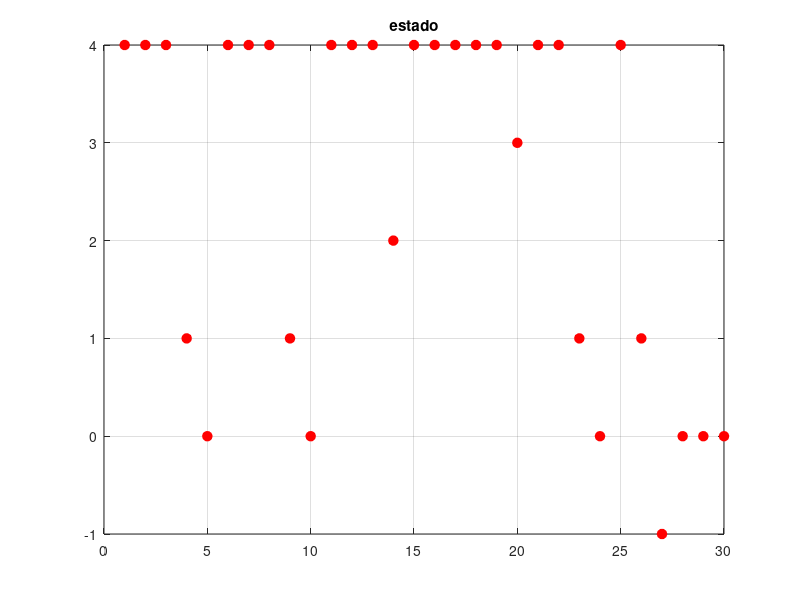

This figure's MATLAB source:
clc
clear all
close all

% parametros 1:velocidad 2:direccion 3:masa

param_cambios=[0, 0, 0];
param_finales=[0, 0, 0];

clic_izquierdo = 0;
clic_derecho = 0;

clic_izquierdo_ant = 0;
clic_derecho_ant = 0;

estado = 4;

cambiar_parametro = 0;
guardar_parametro = 0;

reiniciar_parametro = 0;
regresar_parametro = 0;

modificar_parametro = 0;

tipo_parametro = 1;

tiempo = 30;
estado_ = zeros(1, tiempo); 
estado_0 = zeros(1, tiempo);
estado_1 = zeros(1, tiempo);
estado_2 = zeros(1, tiempo);
estado_3 = zeros(1, tiempo);
estado_4 = zeros(1, tiempo);
clic_d = zeros(1, tiempo);
clic_i = zeros(1, tiempo);

contador = 0;

for i = 1:tiempo
    estado_(i) = estado;
    switch estado
        case 0
            cambiar_parametro = 1;
        case 1 
            guardar_parametro = 1;
        case 2
            reiniciar_parametro = 1;
        case 3
            regresar_parametro = 1;
        case 4
            modificar_parametro = 1;
        otherwise
            disp("salir")
            break
    end
   
    if(i == 2 || i == 7 || i == 21 || i == 24)
        clic_izquierdo = 1;
    else
        clic_izquierdo = 0;
    end
    
    if(i == 12 || i == 17 || i == 18)
        clic_derecho = 1;
    else
        clic_derecho = 0;
    end
    
    
    estado_0(i) = cambiar_parametro;
    estado_1(i) = guardar_parametro;
    estado_2(i) = reiniciar_parametro;
    estado_3(i) = regresar_parametro;
    estado_4(i) = modificar_parametro;
    clic_d(i) = clic_derecho;
    clic_i(i) = clic_izquierdo;
    
    if(cambiar_parametro == 1)
        tipo_parametro = tipo_parametro + 1;
        estado = 4;
        cambiar_parametro = 0;
    end
    
    if(guardar_parametro == 1)
        param_finales(tipo_parametro) = param_cambios(tipo_parametro);
        if(tipo_parametro == 3)
            estado = -1;
        else
            estado = 0;
        end
        guardar_parametro = 0;
    end
    
    if(reiniciar_parametro == 1)
        param_cambios(tipo_parametro) = param_finales(tipo_parametro);
        estado = 4;
        reiniciar_parametro = 0;
    end
    
    if(regresar_parametro == 1)
        tipo_parametro = tipo_parametro -1;
        estado = 4;
        if(tipo_parametro == 0)
            estado = -1;
        end
        regresar_parametro = 0;
    end
    
    if(modificar_parametro == 1)
        param_cambios(tipo_parametro) = param_cambios(tipo_parametro) + 1;
    end
    
    if(clic_izquierdo == 0 && clic_izquierdo_ant == 1)
        estado = 1;
    end
    clic_izquierdo_ant = clic_izquierdo;
    
    if(clic_derecho == 1)
        contador = contador + 1; 
    end
    
    if(clic_derecho == 0 && clic_derecho_ant == 1)
        estado = 2;
        if(contador > 1)
            estado = 3;
            contador = 0;
        end
    end
    clic_derecho_ant = clic_derecho;
    
    vec = [i, param_cambios, param_finales];
    disp(vec)
end

t = linspace(1, tiempo, tiempo); 


% subplot(1,2,1)
% xlim([0 30])
% plot(t, clic_i, "ro", "MarkerSize", 7, "MarkerEdgeColor", "r", "MarkerFaceColor", [1,0,0])
% grid on
% title("clic izquierdo")
% 
% hold on
% subplot(1,2,2)
% xlim([0 30])
% plot(t, clic_d, "ro", "MarkerSize", 7, "MarkerEdgeColor", "r", "MarkerFaceColor", [1,0,0])
% grid on
% title("clic derecho")

% hold on
% subplot(2,2,1)
% xlim([0 30])
% plot(t, estado_0, "ro", "MarkerSize", 7, "MarkerEdgeColor", "r", "MarkerFaceColor", [1,0,0])
% grid on
% title("cambiar parametro")
% 
% hold on
% subplot(2,2,2)
% xlim([0 30])
% plot(t, estado_1, "ro", "MarkerSize", 7, "MarkerEdgeColor", "r", "MarkerFaceColor", [1,0,0])
% grid on
% title("guardar parametro")
% 
% hold on
% subplot(2,2,3)
% xlim([0 30])
% plot(t, estado_2, "ro", "MarkerSize", 7, "MarkerEdgeColor", "r", "MarkerFaceColor", [1,0,0])
% grid on
% title("reiniciar parametro")
% 
% hold on
% subplot(2,2,4)
% xlim([0 30])
% plot(t, estado_3, "ro", "MarkerSize", 7, "MarkerEdgeColor", "r", "MarkerFaceColor", [1,0,0])
% grid on
% title("regresar parametro")
% 
% hold on
% subplot(2,4,7)
% xlim([0 30])
% plot(t, estado_4, "ro")
% title("modificar parametro")


xlim([0 30])
ylim([-1 4])
plot(t, estado_, "ro", "MarkerSize", 7, "MarkerEdgeColor", "r", "MarkerFaceColor", [1,0,0])
grid on
title("estado")